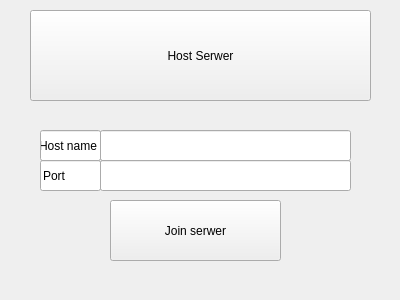
<?xml version="1.0" encoding="UTF-8"?>
<ui version="4.0">
 <class>GameLobby</class>
 <widget class="QWidget" name="GameLobby">
  <property name="geometry">
   <rect>
    <x>0</x>
    <y>0</y>
    <width>400</width>
    <height>300</height>
   </rect>
  </property>
  <property name="windowTitle">
   <string>Form</string>
  </property>
  <widget class="QPushButton" name="hostButton">
   <property name="geometry">
    <rect>
     <x>30</x>
     <y>10</y>
     <width>341</width>
     <height>91</height>
    </rect>
   </property>
   <property name="text">
    <string>Host Serwer</string>
   </property>
  </widget>
  <widget class="QLineEdit" name="hostAdress">
   <property name="geometry">
    <rect>
     <x>100</x>
     <y>130</y>
     <width>251</width>
     <height>31</height>
    </rect>
   </property>
  </widget>
  <widget class="QLineEdit" name="port">
   <property name="geometry">
    <rect>
     <x>100</x>
     <y>160</y>
     <width>251</width>
     <height>31</height>
    </rect>
   </property>
  </widget>
  <widget class="QPushButton" name="joinButton">
   <property name="geometry">
    <rect>
     <x>110</x>
     <y>200</y>
     <width>171</width>
     <height>61</height>
    </rect>
   </property>
   <property name="text">
    <string>Join serwer</string>
   </property>
  </widget>
  <widget class="QLineEdit" name="hostNameLine">
   <property name="geometry">
    <rect>
     <x>40</x>
     <y>130</y>
     <width>61</width>
     <height>31</height>
    </rect>
   </property>
   <property name="text">
    <string>Host name</string>
   </property>
  </widget>
  <widget class="QLineEdit" name="portLine">
   <property name="geometry">
    <rect>
     <x>40</x>
     <y>160</y>
     <width>61</width>
     <height>31</height>
    </rect>
   </property>
   <property name="text">
    <string>Port</string>
   </property>
  </widget>
 </widget>
 <resources/>
 <connections/>
</ui>
